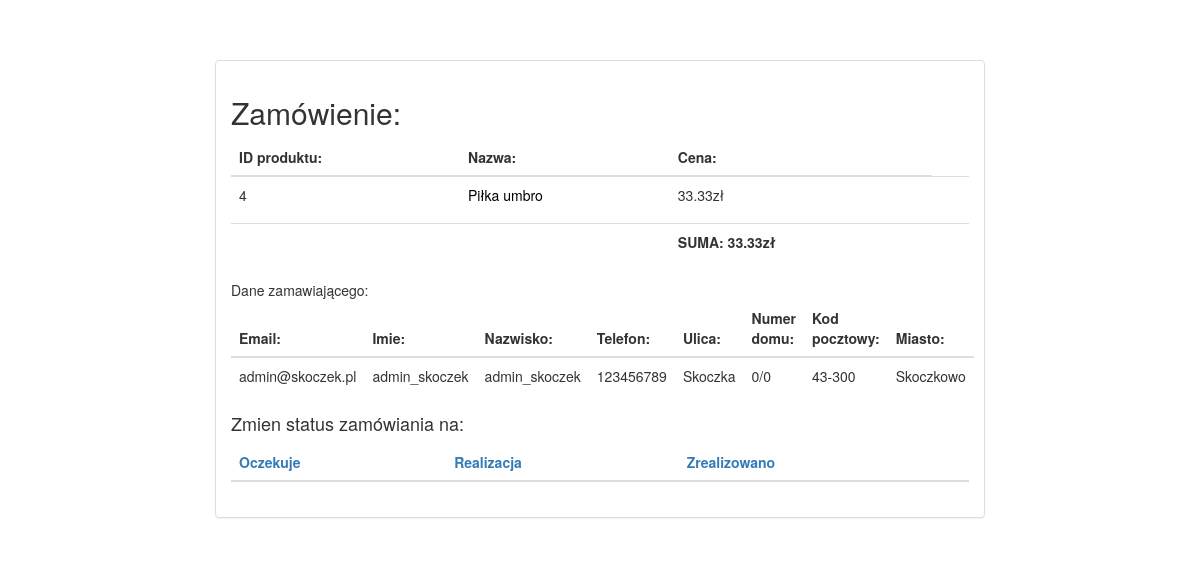
The page /pokaz_zamowienie.php?id_z=4&id_u=1 on the database its author committed.
### tables this page shows
CREATE TABLE `produkty` (
  `id` int(10) UNSIGNED NOT NULL,
  `nazwa` varchar(240) NOT NULL,
  `opis` text,
  `cena` decimal(8,2) NOT NULL
);

CREATE TABLE `uzytkownicy` (
  `id` int(10) UNSIGNED NOT NULL,
  `email` varchar(40) NOT NULL,
  `haslo` varchar(80) NOT NULL,
  `admin` tinyint(1) NOT NULL DEFAULT '0',
  `imie` varchar(40) NOT NULL,
  `nazwisko` varchar(40) NOT NULL,
  `ulica` varchar(40) NOT NULL,
  `miasto` varchar(40) NOT NULL,
  `kod_pocztowy` varchar(6) NOT NULL,
  `numer_domu` varchar(10) NOT NULL,
  `telefon` int(9) UNSIGNED NOT NULL
);

### pokaz_zamowienie.php (the view, shortened to what this page needs)
<!DOCTYPE html>
<html lang="pl">
<head>
<link href="/css/bootstrap.min.css" rel="stylesheet">
<link rel="stylesheet" href="/css/lightbox.css">
  </head>
  <body>
<div class="row" style="margin: 60px 0px 0px 0px; ">
<div class="col-xs-0 col-sm-1 col-md-2 col-lg-2"><?php include($_SERVER['DOCUMENT_ROOT']."/parts/left-panel.php"); ?></div>
  <div class="col-xs-12 col-sm-10 col-md-8 col-lg-8">
  <div class="panel panel-default">
<div class="panel-body" >
<h2>Zamówienie:</h2>
<table class="table">
  <thead>
    <tr>
      <th>ID produktu:</th>
      <th>Nazwa:</th>
      <th>Cena:</th>
    </tr>
  </thead>
  <tbody>
<?php
$id_zamowienia=$_GET['id_z'];
$id_uzytkownik=$_GET['id_u'];
$suma=0;
try{
  $pdo = new PDO('mysql:host='.$mysql_host.';dbname='.$database.';port='.$port, $username, $password );
  $pdo->exec("set names utf8");
  $pdo->setAttribute(PDO::ATTR_ERRMODE, PDO::ERRMODE_EXCEPTION);
  $stmt = $pdo->query("SELECT id, nazwa, cena FROM produkty where id IN (select id_produkt from koszyk where id_zamowienia ='$id_zamowienia' AND id_uzytkownik='$id_uzytkownik')");
      foreach($stmt as $row)
      {
         $suma=$suma+ $row['cena'];
        echo'
        <tr>
         <td>'.$row['id'].'</td>
          <td><a style="color:black;" href="/pages/produkt.php?id='.$row['id'].' ">
                  <p style="color:black;">'.$row['nazwa'].'</a></td><td>'.$row['cena'].'zł</p>
          </td><td></td></tr>';
      }
      echo'<tr><td></td><td></td><td><b>SUMA: '.$suma.'zł</b></td><td></td></tr>';
      echo' </tbody>
</table>';
      echo'Dane zamawiającego: <table class="table">
  <thead>
    <tr>
      <th>Email:</th>
      <th>Imie:</th>
      <th>Nazwisko:</th>
      <th>Telefon:</th>
      <th>Ulica:</th>
      <th>Numer domu:</th>
      <th>Kod pocztowy:</th>
      <th>Miasto:</th>
    </tr>
  </thead>
  <tbody>';
       $stmt = $pdo->query("SELECT `id`, `email`, `haslo`, `admin`, `imie`, `nazwisko`, `ulica`, `miasto`, `kod_pocztowy`, `numer_domu`, `telefon` FROM `uzytkownicy` WHERE id='$id_uzytkownik'");
       foreach($stmt as $row){
       echo'<tr>
      <td>'.$row['email'].'</td>
      <td>'.$row['imie'].'</td>
      <td>'.$row['nazwisko'].'</td>
      <td>'.$row['telefon'].'</td>
      <td>'.$row['ulica'].'</td>
      <td>'.$row['numer_domu'].'</td>
      <td>'.$row['kod_pocztowy'].'</td>
      <td>'.$row['miasto'].'</td></tr>';}
       echo' </tbody>
</table>';
      }
      catch(PDOException $e){
        echo '<div class="alert alert-danger" role="alert"><strong>Błąd!</strong> Błąd biblioteki PDO!.<br>Powiadom Administratora! '.$e.'</div><br>';
      }
?>
 <h4>Zmien status zamówiania na:</h4>
 <table class="table">
   <thead>
     <tr>
       <th><a href="/php/zmien_status_zamowienia.php?id=<?php echo $id_zamowienia ; ?>&status=Oczekuje">Oczekuje</a></th>
       <th><a href="/php/zmien_status_zamowienia.php?id=<?php echo $id_zamowienia ; ?>&status=Realizacja">Realizacja</a></th>
       <th><a href="/php/zmien_status_zamowienia.php?id=<?php echo $id_zamowienia ; ?>&status=Zrealizowano">Zrealizowano</a></th>
     </tr>
   </thead>
 </table>
</div>
</div>
</div>
<div class="col-xs-0 col-sm-1 col-md-2 col-lg-2" style="position: static;"><?php include($_SERVER['DOCUMENT_ROOT']."/parts/right-panel.php"); ?></div>
</div>
  </body>
</html>

### rows shown on the page
produkty: id "4", nazwa "Piłka umbro", cena "33.33"
uzytkownicy: email "admin@skoczek.pl", imie "admin_skoczek", nazwisko "admin_skoczek", telefon "123456789", ulica "Skoczka", numer_domu "0/0", kod_pocztowy "43-300", miasto "Skoczkowo"

### other values the page prints
$suma "33.33"
